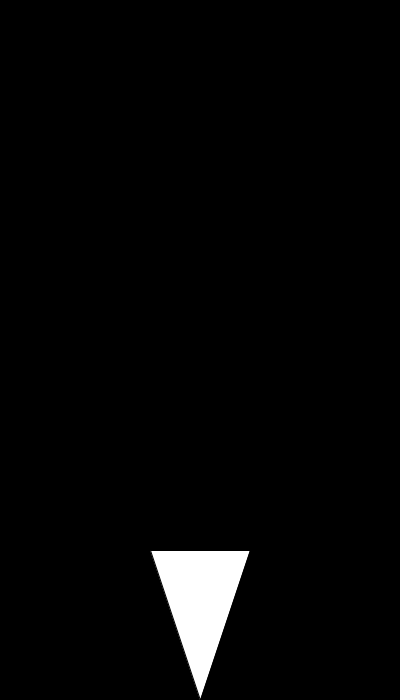
Frame 1 (no input)
Frame 60 (the mouse pressed at the canvas centre just before this capture): identical to frame 1, image omitted
Frame 120 (the mouse held since frame 60 and released just before this capture): identical to frame 1, image omitted

The Processing sketch that drew this single still picture (run headless with seeded random() and noise(); from frame 60 on, the mouse is pressed at the canvas centre):

// Processing sketch: moving_cone
// ── moving_cone.pde
int posx;
int posy;

int posx2;
int posy2;

int posx3;
int posy3;

void setup()
{
  size(400, 700);
  posx= 150;
  posy= 550;

  posx2= 250;
  posy2= 550;

  posx3= 200;
  posy3= 700;
}

void draw()
{
  background(0);

  triangle(posx, posy, posx2, posy2, posx3, posy3);
}

void cone(float x, float y) {

  //cone
  fill(#981C09);
  triangle(150, 550, 250, 550, 200, 700);
}


//movement of cone
void keyPressed()
{
  if (keyCode== RIGHT)
    posx++;
  posx2++;
  posx3++;
  if (keyCode== LEFT)
  posx--;
  posx2--;
  posx3--;

 
}
